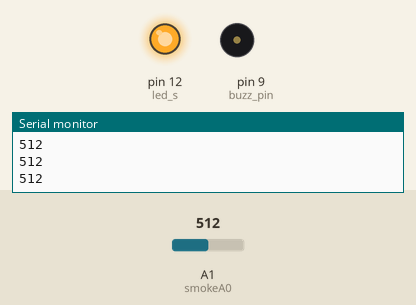
The sketch below on a simulated Arduino Uno, built with avr-gcc and run on an emulated ATmega328P. Parts: output pins drawn as LEDs (lit = HIGH), buzzer (waves = sounding), the last lines printed to the serial monitor. Inputs (shaded band) come from the test bench; at power-on: A1 (smokeA0) = 512.

Above: at 1.3 s.
1.4 s: A1 (smokeA0) set to 106
4.4 s: A1 (smokeA0) set to 91
At 5.8 s:
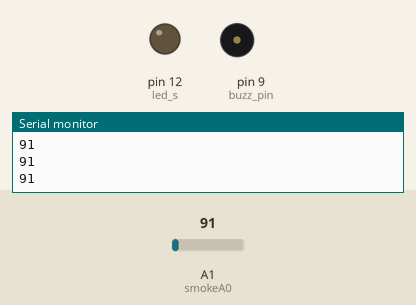
Timing chart, 0 to 7.4 s (numbered marks = the images above; inputs shaded):
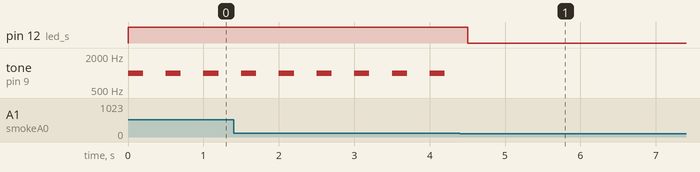

The sketch:

smoke.ino
```cpp
int smokeA0=A1;
int threshold=100;
int led_s=12;
int buzz_pin=9;

void setup() {
  // put your setup code here, to run once:

 pinMode(led_s,OUTPUT);
 pinMode(buzz_pin,OUTPUT);
 Serial.begin(9600);
}

void loop() {
  // put your main code here, to run repeatedly:
   int analogSensor=0;
 analogSensor = analogRead(smokeA0);

 if(analogSensor>threshold){
 digitalWrite(led_s,HIGH);
 tone(buzz_pin, 1000, 200);}
 else{
 digitalWrite(led_s,LOW);
 noTone(buzz_pin);
 }
 Serial.println(analogSensor);
 delay(500);
}
```

Measured:
- the behaviour switches between 101 and 100 on A1 (smokeA0) (found by bisection; images 0 and 1)
- after the input at 4.4 s, pin 12 (led_s): HIGH → LOW after 0.10 s; tone on pin 9 (buzz_pin): stops changing and stays silent
- by itself, tone on pin 9 (buzz_pin): alternates 1000 Hz for 0.20 s and silent for 0.30 s
